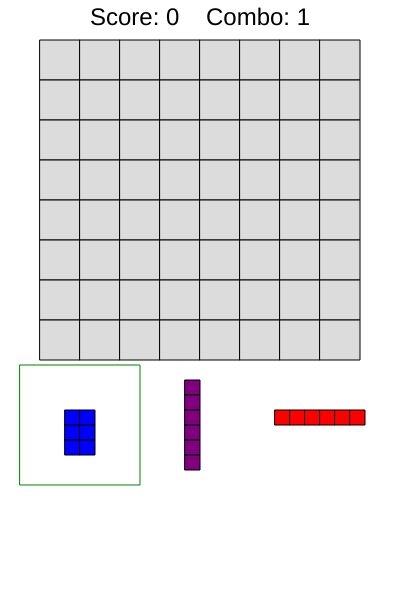
Frame 1 (no input)
Frame 60 (no input): identical to frame 1, image omitted
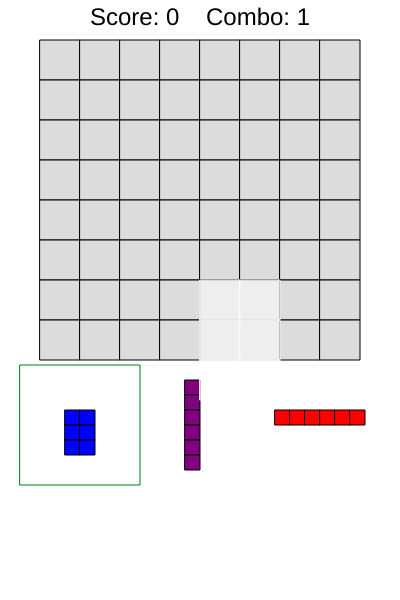
Frame 120 (the mouse pressed at the canvas centre since frame 60)

The p5.js sketch that drew these frames (run headless with seeded random() and noise() and a simulated clock; from frame 60 on, the mouse is pressed at the canvas centre):

// p5.js sketch
// ── sketch.js
let score = 0;
let board = [];
let blocks = [];
let blockColors = [];
let currentBlock = 0;
let isEmpty = [true,true,true];
let gameOverFlag = false;
let combo = 1;


function setup() {
  createCanvas(400, 600);
  // Create the board array
  for(let i = 0; i<8; i++){
    board[i] = [];
    for(let j = 0; j<8; j++){
      board[i][j] = 0;
    }
  }


  //Create three block arrays to store the next block
  for(let i = 0; i<3; i++){
    blocks[i] = [];
    for(let j = 0; j< 8; j++){
      blocks[i][j] = [];
      for(let k = 0; k<8; k++){
        blocks[i][j][k] = 0;
      }
    }


//Randomize the blocks
  randomizeBlocks();
  }
}


function draw() {
  background(255);


//Display the score at the top and center of the screen
  fill(0);
  textSize(24);
  textAlign(CENTER);
  text("Score: " + score + "    Combo: " + combo, width/2, 25);


  drawBoard();
  drawBlocks();
  drawPreview();

  if(gameOverFlag){
    fill(0);
    textSize(36);
    textAlign(CENTER);
    text("Game Over", width/2, height/2);
  }
}


function drawBoard() {
  for(let i = 0; i<8; i++){
    for(let j = 0; j<8; j++){
      stroke(0);
      if(board[i][j] === 0){
        fill(220);
      } else {
        fill(board[i][j]);
      }
      rect(i*40+40, j*40+40, 40, 40);
    }
  }
}

function drawBlocks() {
  for(let i = 0; i<3; i++){
    noFill();
    stroke('green');
    if(currentBlock==i) rect(20+i*120, 365, 120, 120);
    for(let j = 0; j<8; j++){
      for(let k = 0; k<8; k++){
        if(blocks[i][j][k] === 1){
          stroke(0);
          fill(blockColors[i]);
          rect(j*15+20+i*120, k*15+365, 15, 15);
        }
      }
    }
  }
}


function randomizeBlocks() {
  for(let i = 0; i<3; i++){
  let type = random([1,2,3,4,5,6,7,8]);
  blockColors[i] = random(['red', 'green', 'blue', 'yellow', 'purple', 'orange']);
    switch(type){
      case 1:
        blocks[i]= [[0,0,0,0,0,0,0,0],
                    [0,0,0,0,0,0,0,0],
                    [0,0,0,0,0,0,0,0],
                    [0,0,0,1,1,1,0,0],
                    [0,0,0,1,1,1,0,0],
                    [0,0,0,0,0,0,0,0],
                    [0,0,0,0,0,0,0,0],
                    [0,0,0,0,0,0,0,0]];
                    break;
      case 2:
        blocks[i]= [[0,0,0,0,0,0,0,0],
                    [0,0,0,0,0,0,0,0],
                    [0,0,0,1,1,0,0,0],
                    [0,0,0,1,1,0,0,0],
                    [0,0,0,1,1,0,0,0],
                    [0,0,0,0,0,0,0,0],
                    [0,0,0,0,0,0,0,0],
                    [0,0,0,0,0,0,0,0]];
                    break;
      case 3:
        blocks[i]= [[0,0,0,0,0,0,0,0],
                    [0,0,0,0,0,0,0,0],
                    [0,0,1,1,1,0,0,0],
                    [0,0,1,1,1,0,0,0],
                    [0,0,1,1,1,0,0,0],
                    [0,0,0,0,0,0,0,0],
                    [0,0,0,0,0,0,0,0],
                    [0,0,0,0,0,0,0,0]];
                    break;
      case 4:
        blocks[i]= [[0,0,0,0,0,0,0,0],
                    [0,0,0,0,0,0,0,0],
                    [0,0,0,0,1,0,0,0],
                    [0,0,0,1,1,0,0,0],
                    [0,0,0,1,1,0,0,0],
                    [0,0,0,0,0,0,0,0],
                    [0,0,0,0,0,0,0,0],
                    [0,0,0,0,0,0,0,0]];
                    break;
      case 5:
        blocks[i]= [[0,0,0,0,0,0,0,0],
                    [0,0,0,1,0,0,0,0],
                    [0,0,0,1,0,0,0,0],
                    [0,0,0,1,0,0,0,0],
                    [0,0,0,1,0,0,0,0],
                    [0,0,0,1,0,0,0,0],
                    [0,0,0,0,0,0,0,0],
                    [0,0,0,0,0,0,0,0]];
                    break;
      case 6:
        blocks[i]= [[0,0,0,0,0,0,0,0],
                    [0,0,0,1,0,0,0,0],
                    [0,0,0,1,0,0,0,0],
                    [0,0,0,1,0,0,0,0],
                    [0,0,0,1,0,0,0,0],
                    [0,0,0,1,0,0,0,0],
                    [0,0,0,1,0,0,0,0],
                    [0,0,0,0,0,0,0,0]];
                    break;
      case 6:
        blocks[i]= [[0,0,0,0,0,0,0,0],
                    [0,0,0,1,0,0,0,0],
                    [0,0,0,1,0,0,0,0],
                    [0,0,0,1,0,0,0,0],
                    [0,0,0,1,0,0,0,0],
                    [0,0,0,1,0,0,0,0],
                    [0,0,0,1,0,0,0,0],
                    [0,0,0,0,0,0,0,0]];
                    break;
                    case 7:
                      blocks[i]= [[0,0,0,0,0,0,0,0],
                                  [0,0,0,0,0,0,0,0],
                                  [0,0,0,0,0,0,0,0],
                                  [0,1,1,1,1,1,1,0],
                                  [0,0,0,0,0,0,0,0],
                                  [0,0,0,0,0,0,0,0],
                                  [0,0,0,0,0,0,0,0],
                                  [0,0,0,0,0,0,0,0]];
                                  break;
                                  case 8:
                      blocks[i]= [[0,0,0,0,0,0,0,0],
                                  [0,0,0,0,0,0,0,0],
                                  [0,0,0,0,0,0,0,0],
                                  [0,1,1,1,1,1,0,0],
                                  [0,0,0,0,0,0,0,0],
                                  [0,0,0,0,0,0,0,0],
                                  [0,0,0,0,0,0,0,0],
                                  [0,0,0,0,0,0,0,0]];
                                  break;
    }
    isEmpty[i]=false;
  }
}


function mousePressed() {
  if(!gameOverFlag) {
    //Check if the mouse is over block 1,2, or 3
    if(mouseX > 20 && mouseX < 140 && mouseY > 365 && mouseY < 485){
      currentBlock = 0;
    } else if(mouseX > 140 && mouseX < 260 && mouseY > 365 && mouseY < 485){
      currentBlock = 1;
    } else if(mouseX > 260 && mouseX < 380 && mouseY > 365 && mouseY < 485){
      currentBlock = 2;
    }
  
    //Check if the mouse is over the board
    if((mouseX > 40) && (mouseX < 360) && (mouseY > 40) && (mouseY < 360)){
      let x = floor((mouseX-40)/40);
      let y = floor((mouseY-40)/40);
      if(checkValidMove(x, y, currentBlock)){
        placeBlock(x, y);
      }
    }
  }
}

function checkValidMove(x,y,k) {
  if(isEmpty[k]) return false;
  if(x<0 && x>=8 && y<0 && y>=8) return false;
  for(let i = -3; i<5; i++){
    for(let j = -3; j<5; j++){
      if((x+i<0||x+i>=8||y+j<0||y+j>=8)&&(blocks[k][i+3][j+3] !=0)) {
        return false;
      }
      if(blocks[k][i+3][j+3] !=0){
        if(board[x+i][y+j] != 0){
          return false;
        }
      }
    }
  }
  return true;
}

function placeBlock(x,y) {
  for(let i = -3; i<5; i++){
    for(let j = -3; j<5; j++){
      if(blocks[currentBlock][i+3][j+3] != 0){
        board[x+i][y+j] = blockColors[currentBlock];
      }
    }
  }
  blocks[currentBlock]=[[0,0,0,0,0,0,0,0],
                        [0,0,0,0,0,0,0,0],
                        [0,0,0,0,0,0,0,0],
                        [0,0,0,0,0,0,0,0],
                        [0,0,0,0,0,0,0,0],
                        [0,0,0,0,0,0,0,0],
                        [0,0,0,0,0,0,0,0],
                        [0,0,0,0,0,0,0,0]];
  isEmpty[currentBlock] = true;
  if(!gameOverFlag) {
  checkForLines();
  checkReset();
  checkGameOver();
  } 
}

function drawPreview() {
//Draw in white where the currentBlock would be placed relative to the mouse, snaps to the grid
  if(!gameOverFlag) {
    let x = floor((mouseX-40)/40);
    let y = floor((mouseY-40)/40);
    for(let i = -3; i<5; i++){
      for(let j = -3; j<5; j++){
        if(blocks[currentBlock][i+3][j+3] != 0){
          stroke('white');
          fill(255, 255, 255, 127);
          if(x>=0&&x<8&&y>=0&&(y<8)) rect((x+i)*40+40, (y+j)*40+40, 40, 40);
        }
      }
    }
  }
}


function checkForLines() {
  let rows = [];
  let cols = [];
  let numLines = 0;
  let currentScore = score;

  //Checks for vertical lines
  for(let i = 0; i<8; i++){
    let line = true;
    for(let j = 0; j<8; j++){
      if(board[i][j] == 0){
        line = false;
      }
    }
    if(line){
      rows[i] = true;
    } else {
      rows[i] = false;
    }
  }


  //Checks for horizontal lines
  for(let i = 0; i<8; i++){
    let line = true;
    for(let j = 0; j<8; j++){
      if(board[j][i] == 0){
        line = false;
      }
    }
    if(line){
      cols[i] = true;
    } else {
      cols[i] = false;
    }
  }

  //Remove the lines that are complete
  for(let i = 0; i<8; i++){
    if(rows[i]){
      numLines++;
      for(let j = 0; j<8; j++){
        board[i][j] = 0;
      }
    }
    if(cols[i]){
      numLines++;
      for(let j = 0; j<8; j++){
        board[j][i] = 0;
      }
    }
  }

  //Add the score and combos
  score = score + (10 + 10*combo)*numLines;
  if(score>currentScore) combo++;
  else combo = 1;
}


function checkReset() {
  let reset = true;
  for(let i = 0; i<3; i++){
    for(let j = 0; j<8; j++){
      for(let k = 0; k<8; k++){
        if(blocks[i][j][k] != 0) {
          reset = false;
        }
      }
    }
  }
  if(reset) {
    randomizeBlocks();
  }
}


function checkGameOver() {
//Checks every possible place all remaining blocks can be placed, if no blocks can be placed, it returns "true"
let gameOver = [];
for(let k = 0; k<3; k++) {
  gameOver[k] = [];
  for(let x = 0 ; x < 8; x++) {
    gameOver[k][x] = [];
    for(let y = 0; y < 8; y++) {
      gameOver[k][x][y] = checkValidMove(x,y,k);
      //Console log for debugging
      //if(gameOver[k][x][y]) console.log("At Block " + k + " " + x + " " + y + ": " + gameOver[k][x][y] + "\nIs Empty: " + isEmpty[k]);
    }
  }
}

let flag = false;
for(let k = 0; k < 3; k++) {
  for (let x = 0; x < 8; x++) {
    for (let y = 0; y < 8; y++) {
      if(gameOver[k][x][y]==true) flag = true;
    }
  }
}
if(!flag) gameOverFlag = true;
}
